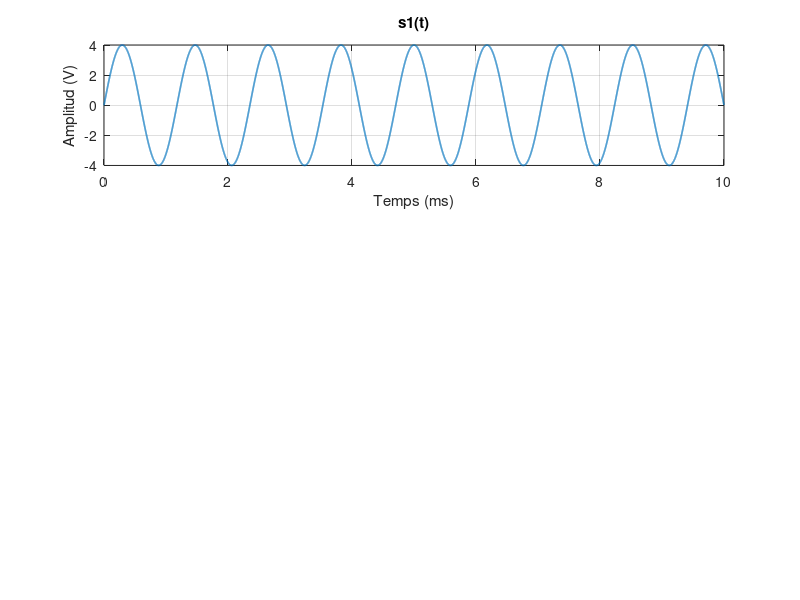

The MATLAB source for this figure: (Note: this script raises an error after producing the figure.)
% Nom complet component/s del grup
clear all
close all

%% PART 1: Funcions (creades en fitxers separats)
% FuncioTFZP.m
% FuncioPotencia.m

%% PART 2: Efecte del zero-padding
fs = 1.4e6;
Tobs = 10e-3;
dim = round(fs*Tobs);
t = (0:dim-1)/fs;
Z = 50;

f1 = 850;  A1 = 4;
f2 = 410;  A2 = 8;
f3 = 1580; A3 = 3;
f4 = 0;    A4 = 6;

s1 = A1*sin(2*pi*f1*t);
s2 = A2*sin(2*pi*f2*t);
s3 = A3*sin(2*pi*f3*t);
s4 = A4*cos(2*pi*f4*t);

figure(1)
subplot(3,1,1)
plot(t*1e3,s1,'LineWidth',1.2)
xlabel('Temps (ms)')
ylabel('Amplitud (V)')
title('s1(t)')
grid on

[S1, k1] = FuncioTFZP(s1, fs, dim);
subplot(3,1,2)
plot(k1, fftshift(abs(S1)), '-*')
xlabel('Freqüència (Hz)')
ylabel('|S1(f)|')
title('S1(f) sense zero-padding')
axis([-1500 1500 0 max(fftshift(abs(S1)))*1.1])
grid on

[S1zp, k1zp] = FuncioTFZP(s1, fs, 18*dim);
subplot(3,1,3)
plot(k1zp, fftshift(abs(S1zp)), '-*')
xlabel('Freqüència (Hz)')
ylabel('|S1(f)|')
title('S1(f) amb zero-padding x18')
axis([-1500 1500 0 max(fftshift(abs(S1zp)))*1.1])
grid on

deltaF_senseZP = fs/dim;
deltaF_ambZP = fs/(18*dim);
disp(['Resolució sense ZP = ', num2str(deltaF_senseZP), ' Hz'])
disp(['Resolució amb ZP x18 = ', num2str(deltaF_ambZP), ' Hz'])

%% PART 3: Suma de senoides
s12 = s1 + s2;
ssuma = s1 + s2 + s3 + s4;

figure(2)
subplot(2,1,1)
plot(t*1e3,s12,'LineWidth',1.2)
xlabel('Temps (ms)')
ylabel('Amplitud (V)')
title('s12(t)=s1(t)+s2(t)')
grid on

[S12, k12] = FuncioTFZP(s12, fs, 10*dim);
subplot(2,1,2)
plot(k12, fftshift(abs(S12)), 'LineWidth',1.2)
xlabel('Freqüència (Hz)')
ylabel('|S12(f)|')
title('S12(f) amb zero-padding x10')
axis([-3000 3000 0 max(fftshift(abs(S12)))*1.1])
grid on

figure(3)
subplot(2,1,1)
plot(t*1e3,ssuma,'LineWidth',1.2)
xlabel('Temps (ms)')
ylabel('Amplitud (V)')
title('ssuma(t)=s1+s2+s3+s4')
grid on

[Ssuma, ksuma] = FuncioTFZP(ssuma, fs, 10*dim);
subplot(2,1,2)
plot(ksuma, fftshift(abs(Ssuma)), 'LineWidth',1.2)
xlabel('Freqüència (Hz)')
ylabel('|Ssuma(f)|')
title('Ssuma(f) amb zero-padding x10')
axis([-3000 3000 0 max(fftshift(abs(Ssuma)))*1.1])
grid on

%% PART 4: Espectre de senyals quadrats
faq = 650;
fase = mod(faq*t,1);
sq20 = 2*double(fase < 0.20) - 1;
sq50 = 2*double(fase < 0.50) - 1;
q20 = 4*sq20 + 4;
q50 = 10*sq50;

figure(4)
subplot(2,1,1)
plot(t*1e3,q20,'LineWidth',1.2)
xlabel('Temps (ms)')
ylabel('Amplitud (V)')
title('q20(t)')
grid on

subplot(2,1,2)
plot(t*1e3,q50,'LineWidth',1.2)
xlabel('Temps (ms)')
ylabel('Amplitud (V)')
title('q50(t)')
grid on

[Q20, kQ20] = FuncioTFZP(q20, fs, 10*dim);
[Q50, kQ50] = FuncioTFZP(q50, fs, 10*dim);

figure(5)
subplot(2,1,1)
plot(kQ20, fftshift(abs(Q20)), 'LineWidth',1.2)
xlabel('Freqüència (Hz)')
ylabel('|Q20(f)|')
title('Espectre Q20(f)')
axis([-6000 6000 0 max(fftshift(abs(Q20)))*1.1])
grid on

subplot(2,1,2)
plot(kQ50, fftshift(abs(Q50)), 'LineWidth',1.2)
xlabel('Freqüència (Hz)')
ylabel('|Q50(f)|')
title('Espectre Q50(f)')
axis([-6000 6000 0 max(fftshift(abs(Q50)))*1.1])
grid on

PQ20dBm = FuncioPotencia(Q20, kQ20, Z);
PQ50dBm = FuncioPotencia(Q50, kQ50, Z);

figure(6)
subplot(2,1,1)
plot(kQ20, fftshift(real(PQ20dBm)), 'LineWidth',1.2)
xlabel('Freqüència (Hz)')
ylabel('Potència (dBm)')
title('Potència Q20(f)')
axis([-6000 6000 min(fftshift(real(PQ20dBm))) max(fftshift(real(PQ20dBm)))+3])
grid on

subplot(2,1,2)
plot(kQ50, fftshift(real(PQ50dBm)), 'LineWidth',1.2)
xlabel('Freqüència (Hz)')
ylabel('Potència (dBm)')
title('Potència Q50(f)')
axis([-6000 6000 min(fftshift(real(PQ50dBm))) max(fftshift(real(PQ50dBm)))+3])
grid on

%% PART 5: Enfinestrament
fsw = 1.6e6;
dimw = 10000;
fw = 4.5e3;
tw = (0:dimw-1)/fsw;
g = sin(2*pi*fw*tw);

nw = 0:dimw-1;
w_ham = 0.54 - 0.46*cos(2*pi*nw/(dimw-1));
w_tri = 1 - abs((nw-(dimw-1)/2)/((dimw-1)/2));

g_ham = g.*w_ham;
g_tri = g.*w_tri;

figure(7)
subplot(3,1,1)
plot(tw*1e3,g,'LineWidth',1.2)
xlabel('Temps (ms)')
ylabel('Amplitud')
title('Finestra rectangular')
grid on

subplot(3,1,2)
plot(tw*1e3,g_ham,'LineWidth',1.2)
xlabel('Temps (ms)')
ylabel('Amplitud')
title('Finestra hamming')
grid on

subplot(3,1,3)
plot(tw*1e3,g_tri,'LineWidth',1.2)
xlabel('Temps (ms)')
ylabel('Amplitud')
title('Finestra triangular')
grid on

[G, kG] = FuncioTFZP(g, fsw, 16*dimw);
[Gham, kGham] = FuncioTFZP(g_ham, fsw, 16*dimw);
[Gtri, kGtri] = FuncioTFZP(g_tri, fsw, 16*dimw);

figure(8)
Gm = fftshift(abs(G));
Ghm = fftshift(abs(Gham));
Gtm = fftshift(abs(Gtri));

maskRect = (kG >= 3500) & (kG <= 5500);
maskHam = (kGham >= 3500) & (kGham <= 5500);
maskTri = (kGtri >= 3500) & (kGtri <= 5500);

subplot(3,1,1)
plot(kG, Gm, 'LineWidth',1.2)
xlabel('Freqüència (Hz)')
ylabel('|G(f)|')
title('Finestra rectangular')
axis([3500 5500 0 max(Gm(maskRect))*1.1])
grid on

subplot(3,1,2)
plot(kGham, Ghm, 'LineWidth',1.2)
xlabel('Freqüència (Hz)')
ylabel('|G_{ham}(f)|')
title('Finestra hamming')
axis([3500 5500 0 max(Ghm(maskHam))*1.1])
grid on

subplot(3,1,3)
plot(kGtri, Gtm, 'LineWidth',1.2)
xlabel('Freqüència (Hz)')
ylabel('|G_{tri}(f)|')
title('Finestra triangular')
axis([3500 5500 0 max(Gtm(maskTri))*1.1])
grid on

idxMain = find(abs(kG-fw) == min(abs(kG-fw)), 1);

maskLS = (kG > fw+200) & (kG < fw+2200);
LS_rect = max(Gm(maskLS));
LS_ham = max(Ghm(maskLS));
LS_tri = max(Gtm(maskLS));

LP_rect = Gm(idxMain)/LS_rect;
LP_ham = Ghm(idxMain)/LS_ham;
LP_tri = Gtm(idxMain)/LS_tri;

disp(['LP/LS rectangular = ', num2str(LP_rect), ' (', num2str(20*log10(LP_rect)), ' dB)'])
disp(['LP/LS hamming = ', num2str(LP_ham), ' (', num2str(20*log10(LP_ham)), ' dB)'])
disp(['LP/LS triangular = ', num2str(LP_tri), ' (', num2str(20*log10(LP_tri)), ' dB)'])
